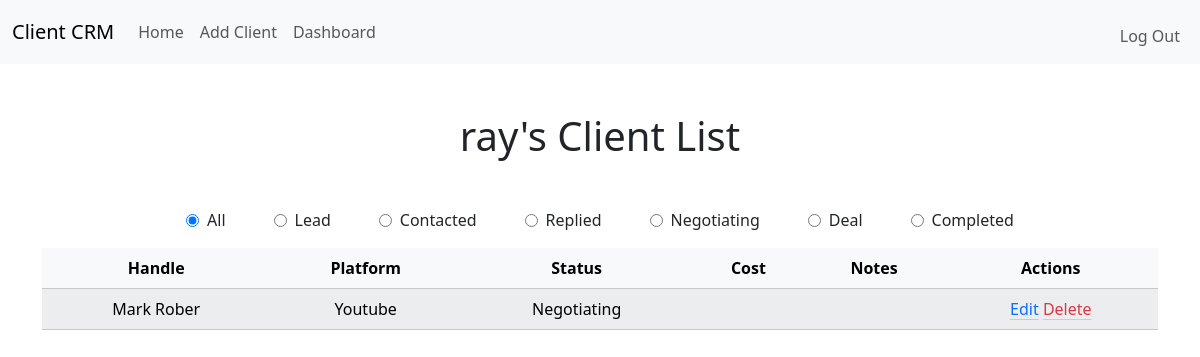
Before: / (signed in) with the older database file.
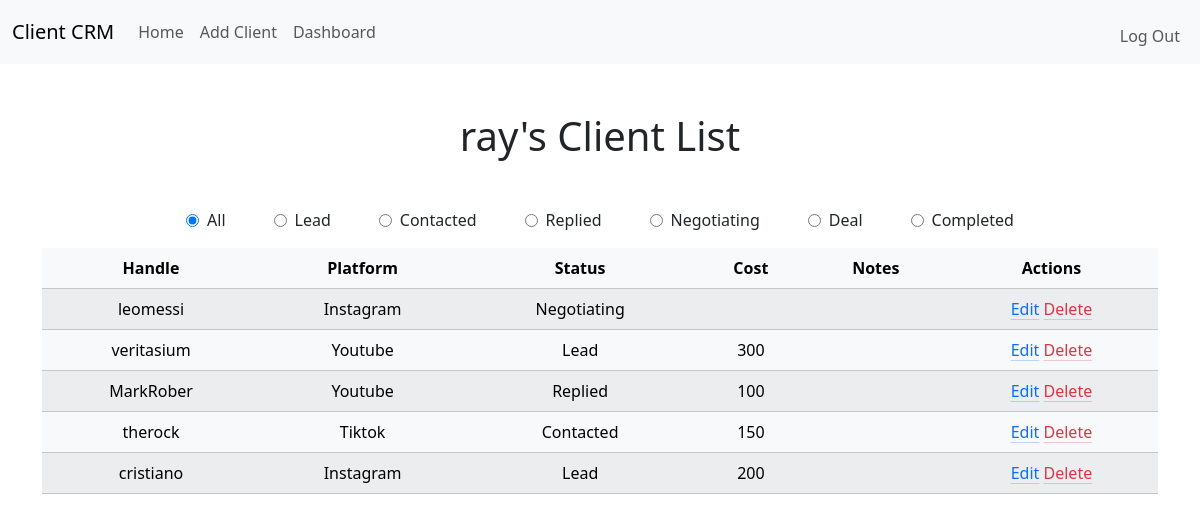
After: the same page with the newer database file.
### tables this page shows
CREATE TABLE users(
    id INTEGER PRIMARY KEY AUTOINCREMENT,
    username TEXT NOT NULL UNIQUE,
    hash TEXT NOT NULL);

CREATE TABLE clients(
    id INTEGER PRIMARY KEY AUTOINCREMENT,
    user_id INTEGER NOT NULL,
    handle TEXT NOT NULL,
    platform TEXT NOT NULL,
    status TEXT NOT NULL,
    cost NUMERIC,
    notes TEXT,
    FOREIGN KEY(user_id) REFERENCES users(id));

### app.py (the view)
@app.route("/")
@login_required
def index():
    conn = sqlite3.connect("client.db")
    cursor = conn.cursor()
    cursor.execute("SELECT username FROM users WHERE id = ?", (session["user_id"],))
    row = cursor.fetchone()
    username = row[0]
    selected_status = request.args.get("status", "all")
    if selected_status == "all":
        cursor.execute("SELECT handle, platform, status, cost, notes, id FROM clients WHERE user_id = ? ORDER BY id DESC", (session["user_id"],))
        table = cursor.fetchall()
        conn.close()
    else:
        cursor.execute("SELECT handle, platform, status, cost, notes, id FROM clients WHERE user_id = ? AND status = ?  ORDER BY id DESC", (session["user_id"], selected_status))
        table = cursor.fetchall()
        conn.close()
    return render_template("index.html", username=username, table=table, selected_status=selected_status)

### app.py (called while the page is built)
@app.after_request
def after_request(response):
    response.headers["Cache-Control"] = "no-cache, no-store, must-revalidate"
    response.headers["Expires"] = 0
    response.headers["Pragma"] = "no-cache"
    return response

def login_required(f):
    @wraps(f)
    def wrapper(*args, **kwargs):
        if session.get("user_id") is None:
            return redirect("/login")
        return f(*args, **kwargs)
    return wrapper

### templates/index.html (shortened to what this page needs)
{% extends "layout.html" %}
{% block main %}
    <h1 class="mb-5">{{ username }}'s Client List</h1>
    <form method="get">
        <div class="d-flex justify-content-center align-items-center gap-5">
            <div class="d-flex align-items-center gap-2">
                <input type="radio" name="status" value="all" {% if selected_status == "all" %}checked{% endif %} onchange="this.form.submit()">
                <label>All</label>
            </div>
            <div class="d-flex align-items-center gap-2">
                <input type="radio" name="status" value="Lead" {% if selected_status == "Lead" %}checked{% endif %} onchange="this.form.submit()">
                <label>Lead</label>
            </div>
            <div class="d-flex align-items-center gap-2">
                <input type="radio" name="status" value="Contacted" {% if selected_status == "Contacted" %}checked{% endif %} onchange="this.form.submit()">
                <label>Contacted</label>
            </div>
            <div class="d-flex align-items-center gap-2">
                <input type="radio" name="status" value="Replied" {% if selected_status == "Replied" %}checked{% endif %} onchange="this.form.submit()">
                <label>Replied</label>
            </div>
            <div class="d-flex align-items-center gap-2">
                <input type="radio" name="status" value="Negotiating" {% if selected_status == "Negotiating" %}checked{% endif %} onchange="this.form.submit()">
                <label>Negotiating</label>
            </div>
            <div class="d-flex align-items-center gap-2">
                <input type="radio" name="status" value="Deal" {% if selected_status == "Deal" %}checked{% endif %} onchange="this.form.submit()">
                <label>Deal</label>
            </div>
            <div class="d-flex align-items-center gap-2">
                <input type="radio" name="status" value="Completed" {% if selected_status == "Completed" %}checked{% endif %} onchange="this.form.submit()">
                <label>Completed</label>
            </div>
        </div>
    </form>
    <table class="table table-light table-striped mt-3">
        <thead>
            <tr>
                <th>Handle</th>
                <th>Platform</th>
                <th>Status</th>
                <th>Cost</th>
                <th>Notes</th>
                <th>Actions</th>
            </tr>
        </thead>
        <tbody>
            {% for column in table %}
            <tr>
                <td>{{ column[0] }}</td>
                <td>{{ column[1] }}</td>
                <td>{{ column[2] }}</td>
                <td>{{ column[3] }}</td>
                <td>{{ column[4] }}</td>
                <td>
                    <a href="/edit/{{ column[5] }}" class="link-primary link-offset-2 link-underline-opacity-25 link-underline-opacity-100-hover">Edit</a>
                    <a href="/delete/{{ column[5] }}" class="link-danger link-offset-2 link-underline-opacity-25 link-underline-opacity-100-hover">Delete</a>
                </td>
            </tr>
            {% endfor %}
        </tbody>
    </table>
{% endblock %}

### templates/layout.html (shortened to what this page needs)
<!DOCTYPE html>
<html lang="en">
<head>
    <link href="https://cdn.jsdelivr.net/npm/bootstrap@5.3.8/dist/css/bootstrap.min.css" rel="stylesheet">
</head>
<body>
    <nav class="navbar navbar-expand-lg bg-body-tertiary">
        <div class="container-fluid">
            <a class="navbar-brand" href="/">Client CRM</a>
            <div class="collapse navbar-collapse" id="navbarNav">
                {% if session["user_id"] %}
                    <ul class="navbar-nav">
                        <li class="nav-item"><a class="nav-link" href="/">Home</a></li>
                        <li class="nav-item"><a class="nav-link" href="/add">Add Client</a></li>
                        <li class="nav-item"><a class="nav-link" href="/dashboard">Dashboard</a></li>
                    </ul>
                    <ul class="navbar-nav ms-auto mt-2">
                        <li class="nav-item"><a class="nav-link" href="/logout">Log Out</a></li>
                    </ul>
                {% else %}
                    <ul class="navbar-nav ms-auto mt-2">
                        <li class="nav-item"><a class="nav-link" href="/login">Login</a></li>
                        <li class="nav-item"><a class="nav-link" href="/register">Register</a></li>
                    </ul>
                {% endif %}
            </div>
        </div>
    </nav>
    {% set messages = get_flashed_messages() %}
    <main class="container py-5 text-center">
        {% block main %}{% endblock %}
    </main>
</body>
</html>

Changed rows visible on the page:
removed clients: handle "Mark Rober", platform "Youtube", status "Negotiating"
added clients: handle "leomessi", platform "Instagram", status "Negotiating"
added clients: handle "veritasium", platform "Youtube", status "Lead", cost "300"
added clients: handle "MarkRober", platform "Youtube", status "Replied", cost "100"
added clients: handle "therock", platform "Tiktok", status "Contacted", cost "150"
added clients: handle "cristiano", platform "Instagram", status "Lead", cost "200"
